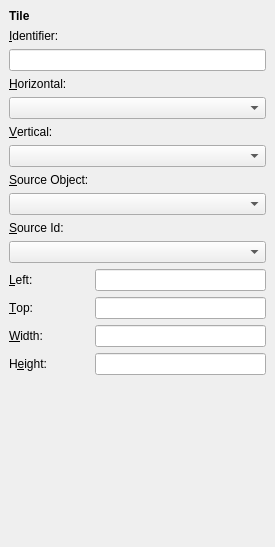
<ui version="4.0" >
 <class>edit_tile</class>
 <widget class="QWidget" name="edit_tile" >
  <property name="geometry" >
   <rect>
    <x>0</x>
    <y>0</y>
    <width>275</width>
    <height>547</height>
   </rect>
  </property>
  <property name="windowTitle" >
   <string>Form</string>
  </property>
  <layout class="QGridLayout" >
   <property name="leftMargin" >
    <number>9</number>
   </property>
   <property name="topMargin" >
    <number>9</number>
   </property>
   <property name="rightMargin" >
    <number>9</number>
   </property>
   <property name="bottomMargin" >
    <number>9</number>
   </property>
   <property name="horizontalSpacing" >
    <number>6</number>
   </property>
   <property name="verticalSpacing" >
    <number>6</number>
   </property>
   <item row="9" column="0" >
    <widget class="QLabel" name="label_5" >
     <property name="text" >
      <string>&amp;Source Id:</string>
     </property>
     <property name="buddy" >
      <cstring>sourceId</cstring>
     </property>
    </widget>
   </item>
   <item row="10" column="0" colspan="2" >
    <widget class="QComboBox" name="sourceId" />
   </item>
   <item row="7" column="0" >
    <widget class="QLabel" name="label_10" >
     <property name="text" >
      <string>&amp;Source Object:</string>
     </property>
     <property name="buddy" >
      <cstring>sourceObject</cstring>
     </property>
    </widget>
   </item>
   <item row="8" column="0" colspan="2" >
    <widget class="QComboBox" name="sourceObject" />
   </item>
   <item row="14" column="1" >
    <widget class="QLineEdit" name="height" />
   </item>
   <item row="11" column="0" >
    <widget class="QLabel" name="label_2" >
     <property name="text" >
      <string>&amp;Left:</string>
     </property>
     <property name="buddy" >
      <cstring>left</cstring>
     </property>
    </widget>
   </item>
   <item row="5" column="0" >
    <widget class="QLabel" name="label_4" >
     <property name="text" >
      <string>&amp;Vertical:</string>
     </property>
     <property name="buddy" >
      <cstring>vertical</cstring>
     </property>
    </widget>
   </item>
   <item row="12" column="0" >
    <widget class="QLabel" name="label_6" >
     <property name="text" >
      <string>&amp;Top:</string>
     </property>
     <property name="buddy" >
      <cstring>top</cstring>
     </property>
    </widget>
   </item>
   <item row="12" column="1" >
    <widget class="QLineEdit" name="top" />
   </item>
   <item row="11" column="1" >
    <widget class="QLineEdit" name="left" />
   </item>
   <item row="13" column="0" >
    <widget class="QLabel" name="label_7" >
     <property name="text" >
      <string>&amp;Width:</string>
     </property>
     <property name="buddy" >
      <cstring>width</cstring>
     </property>
    </widget>
   </item>
   <item row="14" column="0" >
    <widget class="QLabel" name="label_8" >
     <property name="text" >
      <string>H&amp;eight:</string>
     </property>
     <property name="buddy" >
      <cstring>height</cstring>
     </property>
    </widget>
   </item>
   <item row="13" column="1" >
    <widget class="QLineEdit" name="width" />
   </item>
   <item row="2" column="0" colspan="2" >
    <widget class="QLineEdit" name="identifier" />
   </item>
   <item row="1" column="0" >
    <widget class="QLabel" name="label" >
     <property name="text" >
      <string>&amp;Identifier:</string>
     </property>
     <property name="buddy" >
      <cstring>identifier</cstring>
     </property>
    </widget>
   </item>
   <item row="0" column="0" colspan="2" >
    <widget class="QLabel" name="label_9" >
     <property name="text" >
      <string>&lt;b>Tile&lt;/b></string>
     </property>
    </widget>
   </item>
   <item row="3" column="0" >
    <widget class="QLabel" name="label_3" >
     <property name="text" >
      <string>&amp;Horizontal:</string>
     </property>
     <property name="buddy" >
      <cstring>horizontal</cstring>
     </property>
    </widget>
   </item>
   <item row="4" column="0" colspan="2" >
    <widget class="QComboBox" name="horizontal" />
   </item>
   <item row="15" column="1" >
    <spacer>
     <property name="orientation" >
      <enum>Qt::Vertical</enum>
     </property>
     <property name="sizeHint" >
      <size>
       <width>159</width>
       <height>51</height>
      </size>
     </property>
    </spacer>
   </item>
   <item row="6" column="0" colspan="2" >
    <widget class="QComboBox" name="vertical" />
   </item>
  </layout>
 </widget>
 <resources/>
 <connections/>
</ui>
